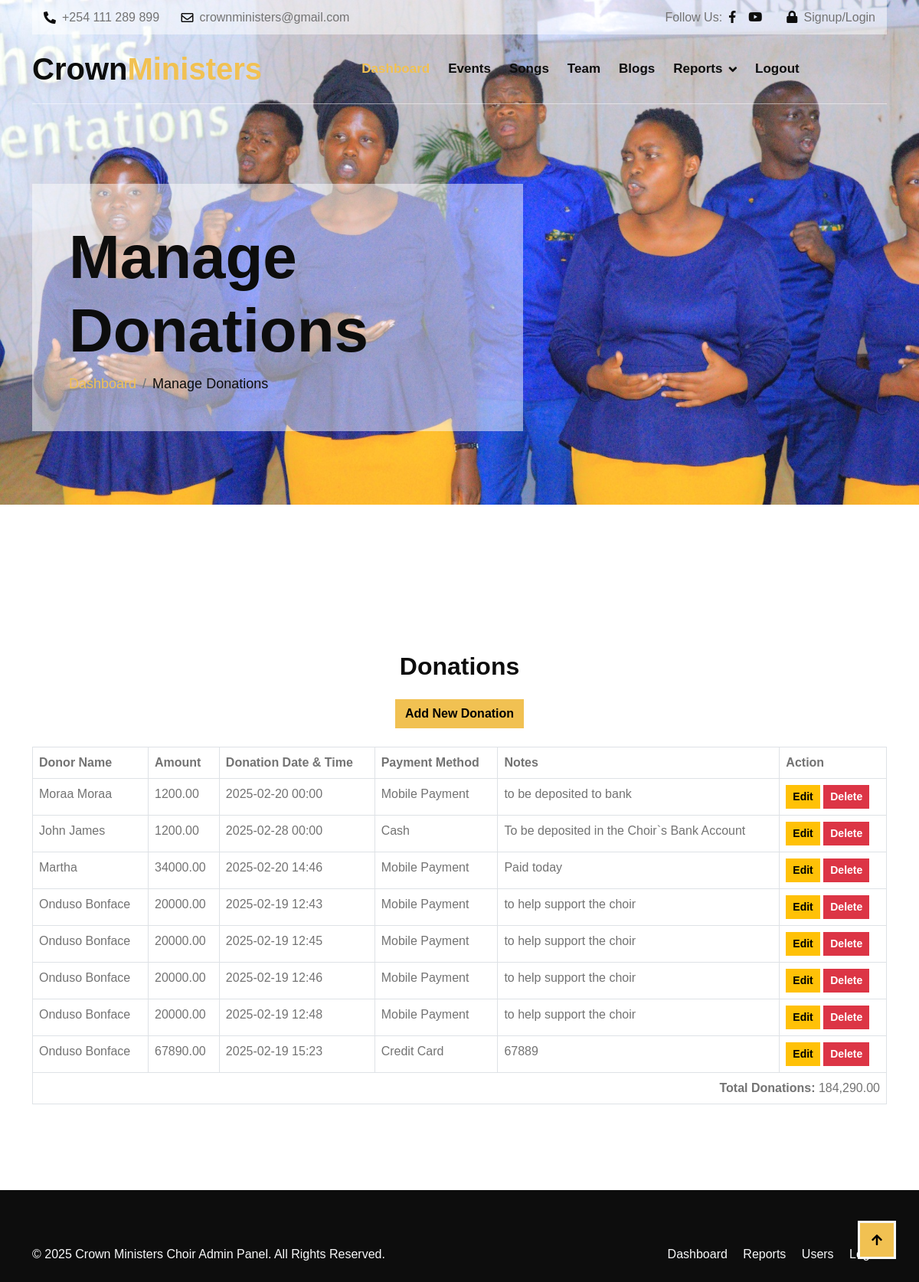
The app's page /donations.php (signed in) with its own data.
### tables this page shows
CREATE TABLE `donations` (
  `id` int(11) NOT NULL,
  `donor_name` varchar(255) NOT NULL,
  `amount` decimal(10,2) NOT NULL,
  `donation_date` datetime NOT NULL,
  `payment_method` varchar(100) NOT NULL,
  `notes` text DEFAULT NULL
);

### donations.php (the view, shortened to what this page needs)
<?php
include('includes/db_connect.php');
$sql = "SELECT * FROM donations";
$stmt = $pdo->prepare($sql);
$stmt->execute();
$donations = $stmt->fetchAll();
$totalDonation = 0;
foreach ($donations as $donation) {
    $totalDonation += (float)$donation['amount'];
}
include('includes/header2.php');
?>
<div class="container-fluid hero-header">
    <div class="container">
         <div class="row">
              <div class="col-lg-7">
                   <div class="hero-header-inner animated zoomIn">
                        <h1 class="display-1 text-dark">Manage Donations</h1>
                        <ol class="breadcrumb mb-0">
                             <li class="breadcrumb-item"><a href="dashboard.php">Dashboard</a></li>
                             <li class="breadcrumb-item text-dark" aria-current="page">Manage Donations</li>
                        </ol>
                   </div>
              </div>
         </div>
    </div>
</div>
<div class="container-fluid activities py-5">
    <div class="container py-5">
         <h2 class="mb-4 text-center">Donations</h2>
         <div class="mb-4 text-center">
              <a href="add_donation.php" class="btn btn-primary">Add New Donation</a>
         </div>
         <div class="table-responsive">
              <table class="table table-bordered">
                   <thead>
                        <tr>
                             <th>Donor Name</th>
                             <th>Amount</th>
                             <th>Donation Date & Time</th>
                             <th>Payment Method</th>
                             <th>Notes</th>
                             <th>Action</th>
                        </tr>
                   </thead>
                   <tbody>
                        <?php if(count($donations) > 0): ?>
                             <?php foreach($donations as $donation): ?>
                                  <tr>
                                       <td><?= htmlspecialchars($donation['donor_name']) ?></td>
                                       <td><?= htmlspecialchars($donation['amount']) ?></td>
                                       <td><?= date("Y-m-d H:i", strtotime($donation['donation_date'])) ?></td>
                                       <td><?= htmlspecialchars($donation['payment_method']) ?></td>
                                       <td><?= htmlspecialchars($donation['notes']) ?></td>
                                       <td>
                                            <a href="edit_donation.php?id=<?= $donation['id'] ?>" class="btn btn-warning btn-sm">Edit</a>
                                            <a href="delete_donation.php?id=<?= $donation['id'] ?>" class="btn btn-danger btn-sm" onclick="return confirm('Are you sure?')">Delete</a>
                                       </td>
                                  </tr>
                             <?php endforeach; ?>
                             <tr>
                                  <td colspan="6" class="text-end">
                                       <strong>Total Donations: </strong> <?= number_format($totalDonation, 2) ?>
                                  </td>
                             </tr>
                        <?php else: ?>
                             <tr>
                                  <td colspan="6" class="text-center">No donations found.</td>
                             </tr>
                        <?php endif; ?>
                   </tbody>
              </table>
         </div>
    </div>
</div>
<?php include('includes/footer2.php'); ?>

### css/style.css (style rules this page uses)
.wow, .animated { animation-duration: 2s !important; }
h1, h2, h3, .h1, .h2, .h3 { font-weight: 700 !important; font-family: 'Open', sans-serif !important; }
.btn { font-weight: 600; transition: .5s; }
.hero-header { margin-bottom: 6rem; padding-top: 15rem; padding-bottom: 6rem; background: url("../img/choir8.jpg"), center center no-repeat; background-size: cover; }
.hero-header .hero-header-inner { padding: 3rem; background: rgba(255, 255, 255, .5); }
.hero-header .breadcrumb-item { font-size: 18px; }

### records on screen
donations: donor_name "Moraa Moraa", amount "1200.00", donation_date "2025-02-20 00:00", payment_method "Mobile Payment", notes "to be deposited to bank"
donations: donor_name "John James", amount "1200.00", donation_date "2025-02-28 00:00", payment_method "Cash", notes "To be deposited in the Choir`s Bank Account"
donations: donor_name "Martha", amount "34000.00", donation_date "2025-02-20 14:46", payment_method "Mobile Payment", notes "Paid today"
donations: donor_name "Onduso Bonface", amount "20000.00", donation_date "2025-02-19 12:43", payment_method "Mobile Payment", notes "to help support the choir"
donations: donor_name "Onduso Bonface", amount "20000.00", donation_date "2025-02-19 12:45", payment_method "Mobile Payment", notes "to help support the choir"
donations: donor_name "Onduso Bonface", amount "20000.00", donation_date "2025-02-19 12:46", payment_method "Mobile Payment", notes "to help support the choir"
donations: donor_name "Onduso Bonface", amount "20000.00", donation_date "2025-02-19 12:48", payment_method "Mobile Payment", notes "to help support the choir"
donations: donor_name "Onduso Bonface", amount "67890.00", donation_date "2025-02-19 15:23", payment_method "Credit Card", notes "67889"

### other values on screen
$totalDonation "184,290.00"
